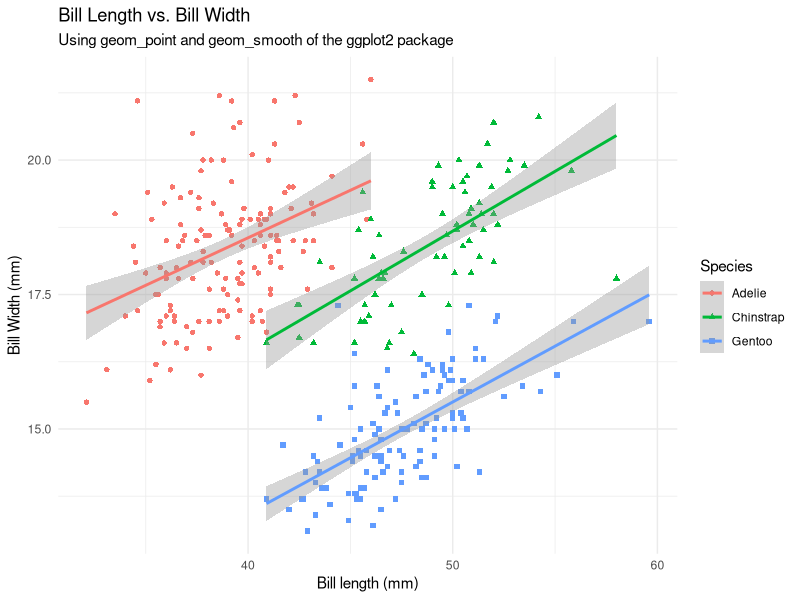

Write R code to recreate this figure.
## ---- chunk 1
library(ggplot2)
library(palmerpenguins)

penguins <- na.omit(palmerpenguins::penguins)

ggplot(penguins, 
       aes(x = bill_length_mm, y = bill_depth_mm, 
           color = species, shape = species)) + 
  geom_point() + 
  geom_smooth(method = "lm", formula = 'y ~ x') +
  labs(x = "Bill length (mm)", y = "Bill Width (mm)", 
       title = "Bill Length vs. Bill Width", 
       subtitle = "Using geom_point and geom_smooth of the ggplot2 package",
       color = "Species", shape = "Species") +
  theme_minimal()
